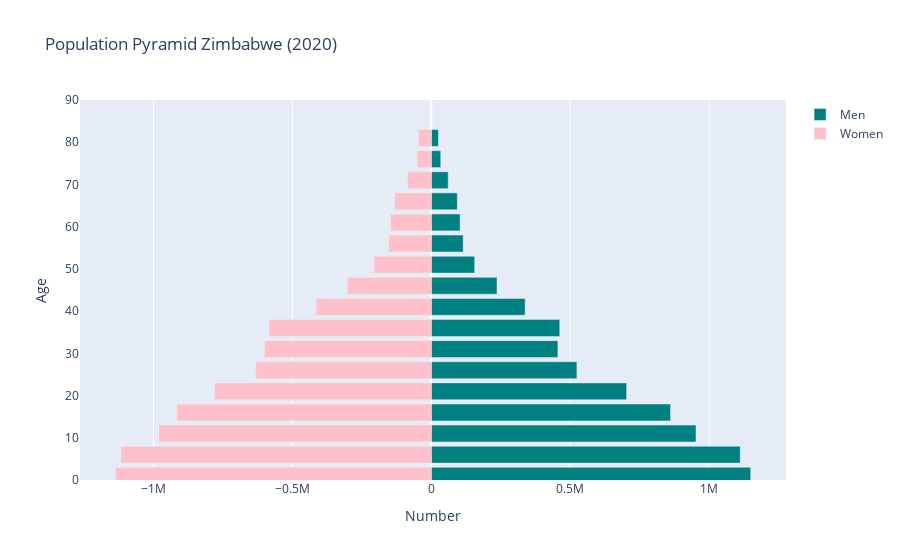

Source (notebook cell):
### Code cell
#defining function to graph population pyramid 
def graph_pop_pyramid(dataframe, age_range, year, color1, color2,titl):
    layout = go.Layout(barmode='overlay',
                   yaxis=go.layout.YAxis(range=[0, 90], title='Age'),
                   xaxis=go.layout.XAxis(title='Number'),
                      title= titl)

    binz = [go.Bar(x = dfz.loc[str(year),:].filter(regex="Male").values,
               y = [int(s[:2])+1 for s in age_range],
               orientation='h',
               name='Men',
               marker=dict(color=color1),
               hoverinfo='skip'
               ),

        go.Bar(x = -dfz.loc[str(year),:].filter(regex="Female").values,
               y=[int(s[:2])+1 for s in age_range],
               orientation='h',
               name='Women',
               marker=dict(color=color2),
               hoverinfo='skip',
               )
        ]
    return py.iplot(dict(data=binz, layout=layout))

#calling graph_pop_pyramid on values found for Zimbabwe
graph_pop_pyramid(dfz, age_rangez, 2020, 'teal', 'pink', "Population Pyramid Zimbabwe (2020)")

### Figure 1 — Plotly figure (JSON) as saved in the notebook; plotly's stock layout.template omitted (floating-point values rounded to 4 significant figures)
{"data": [{"hoverinfo": "skip", "marker": {"color": "teal"}, "name": "Men", "orientation": "h", "type": "bar", "x": [1149744, 1112085, 952937, 861278, 703124, 524185, 455666, 462417, 337969, 236555, 156270, 114861, 103800, 93738, 60847, 34099, 25648], "y": [1, 6, 11, 16, 21, 26, 31, 36, 41, 46, 51, 56, 61, 66, 71, 76, 81]}, {"hoverinfo": "skip", "marker": {"color": "pink"}, "name": "Women", "orientation": "h", "type": "bar", "x": [-1137362, -1117009, -979886, -914963, -780750, -632092, -599778, -583992, -414475, -302336, -206909, -153503, -146678, -132292, -85703, -50958, -45766], "y": [1, 6, 11, 16, 21, 26, 31, 36, 41, 46, 51, 56, 61, 66, 71, 76, 81]}], "layout": {"autosize": true, "barmode": "overlay", "title": {"text": "Population Pyramid Zimbabwe (2020)"}, "xaxis": {"autorange": true, "range": [-1264000.0, 1277000.0], "title": {"text": "Number"}, "type": "linear"}, "yaxis": {"range": [0, 90], "title": {"text": "Age"}, "type": "linear"}}}
